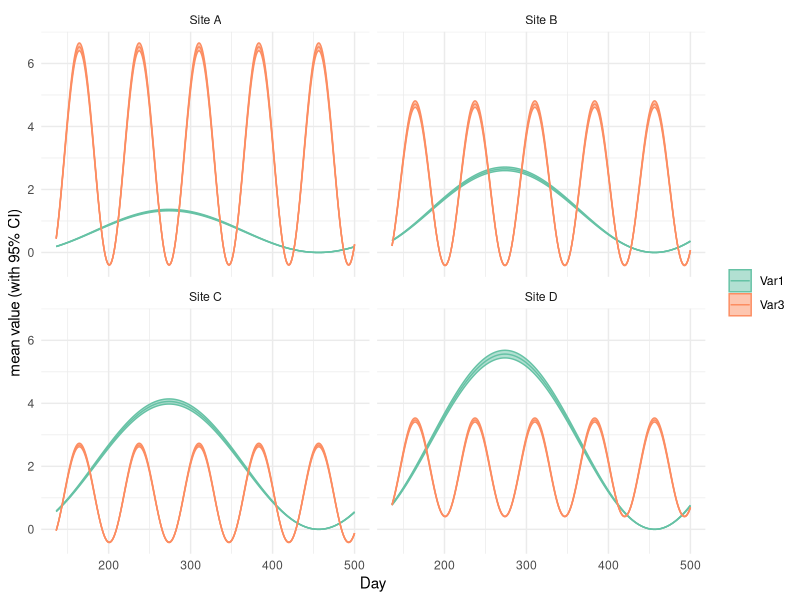
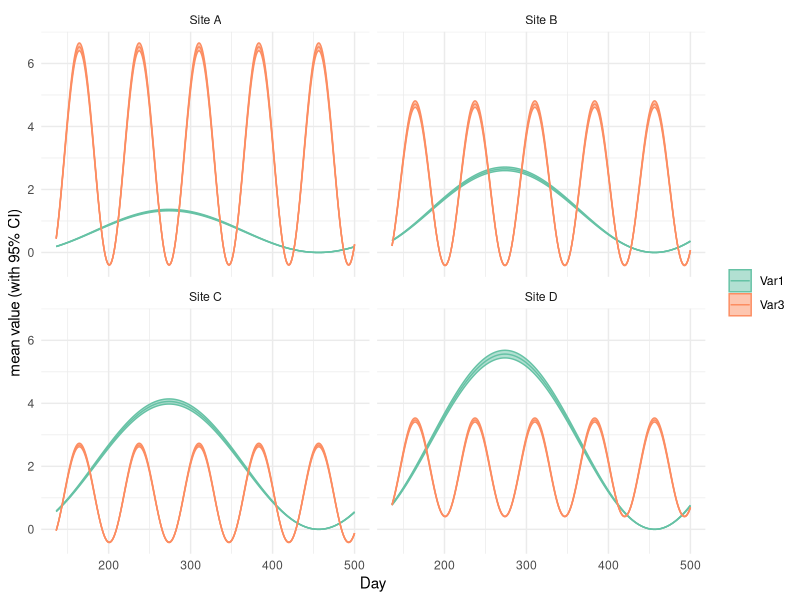

Reproduce these figures in R, in order.
## ---- chunk 1
knitr::opts_chunk$set(echo = TRUE)
library(tidyverse)
library(data.table)
## ---- chunk 2
df <- fread('output_cleaned.csv')
## ---- chunk 3
df %>%
  select(Day, Site, Var1, Var3) %>%
  gather(key="variable", value="value", 3:4) %>%
  group_by(Day,Site,variable) %>%
  summarize(n=n(),
            average=mean(value),
            std_dev = sd(value)) -> df
## ---- chunk 4
df %>%  
  rowwise() %>%
  mutate(upperCI = average + 2.56*std_dev/n,
         lowerCI = average - 2.56*std_dev/n) -> df
## ---- chunk 5
df %>%
  ggplot(aes(x=Day, color=variable, fill=variable)) + 
    facet_wrap(~paste("Site",Site), scales="fixed") +
    geom_path(aes(y=average,
                  group=variable)) +
    geom_ribbon(aes(ymin = lowerCI, 
                    ymax=upperCI, 
                    group=variable), 
                alpha=0.5) + 
  ylab("mean value (with 95% CI)") + 
  labs(color=NULL, fill=NULL)+
  theme_minimal() +
  scale_fill_brewer(palette="Set2", direction = 1) +
  scale_color_brewer(palette="Set2", direction = 1)-> my_plot

my_plot
## ---- chunk 6
ggsave(filename='Variables1-2_by_Site.png', 
       plot = my_plot)
